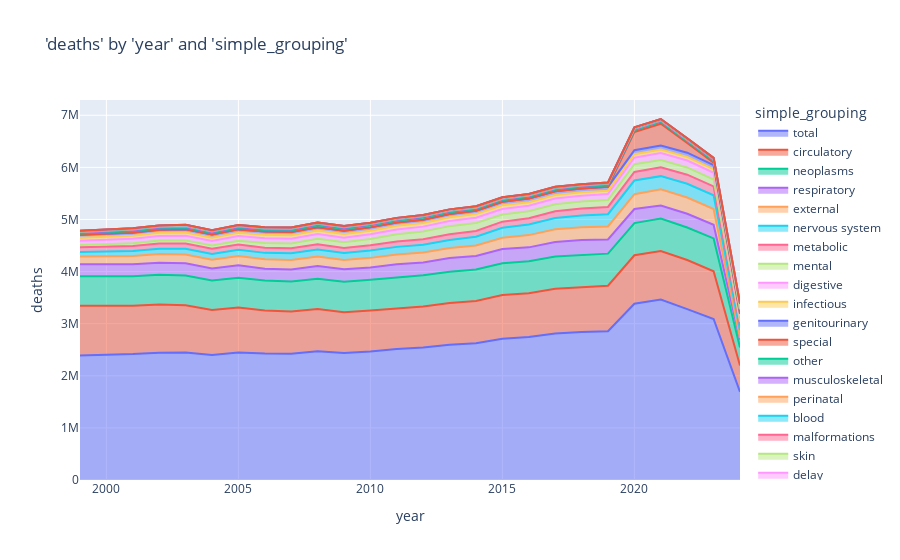

Notebook code cell kept with this figure:
### Markdown cell above
### Chart

### Code cell
charters.chart(
    df=cod_all,
    x_axis="year",
    y_axis="deaths",
    color=category_col,
    type="area",
    category_orders=category_orders,
)

### Figure 1 — Plotly figure (JSON) as saved in the notebook; plotly's stock layout.template omitted (floating-point values rounded to 4 significant figures)
{"data": [{"fillpattern": {"shape": ""}, "hovertemplate": "simple_grouping=total<br>year=%{x}<br>deaths=%{y}<extra></extra>", "legendgroup": "total", "line": {"color": "#636efa"}, "marker": {"symbol": "circle"}, "mode": "lines", "name": "total", "orientation": "v", "showlegend": true, "stackgroup": "1", "type": "scatter", "x": [1999, 2000, 2001, 2002, 2003, 2004, 2005, 2006, 2007, 2008, 2009, 2010, 2011, 2012, 2013, 2014, 2015, 2016, 2017, 2018, 2019, 2020, 2021, 2022, 2023, 2024], "xaxis": "x", "y": [2391293, 2403243, 2416324, 2443256, 2448203, 2397509, 2447915, 2426172, 2423597, 2471912, 2437072, 2468343, 2515377, 2543224, 2596891, 2626334, 2712541, 2744164, 2813425, 2839120, 2854750, 3383638, 3464157, 3279775, 3090894, 1691950], "yaxis": "y"}, {"fillpattern": {"shape": ""}, "hovertemplate": "simple_grouping=circulatory<br>year=%{x}<br>deaths=%{y}<extra></extra>", "legendgroup": "circulatory", "line": {"color": "#EF553B"}, "marker": {"symbol": "circle"}, "mode": "lines", "name": "circulatory", "orientation": "v", "showlegend": true, "stackgroup": "1", "type": "scatter", "x": [1999, 2000, 2001, 2002, 2003, 2004, 2005, 2006, 2007, 2008, 2009, 2010, 2011, 2012, 2013, 2014, 2015, 2016, 2017, 2018, 2019, 2020, 2021, 2022, 2023, 2024], "xaxis": "x", "y": [954339, 941526, 926999, 923339, 907180, 865863, 860843, 827741, 810257, 808525, 784742, 784454, 783475, 787431, 800937, 807775, 836546, 840678, 859125, 868662, 874613, 928741, 931578, 941652, 915968, 503812], "yaxis": "y"}, {"fillpattern": {"shape": ""}, "hovertemplate": "simple_grouping=neoplasms<br>year=%{x}<br>deaths=%{y}<extra></extra>", "legendgroup": "neoplasms", "line": {"color": "#00cc96"}, "marker": {"symbol": "circle"}, "mode": "lines", "name": "neoplasms", "orientation": "v", "showlegend": true, "stackgroup": "1", "type": "scatter", "x": [1999, 2000, 2001, 2002, 2003, 2004, 2005, 2006, 2007, 2008, 2009, 2010, 2011, 2012, 2013, 2014, 2015, 2016, 2017, 2018, 2019, 2020, 2021, 2022, 2023, 2024], "xaxis": "x", "y": [563065, 566637, 567444, 570570, 570465, 567460, 573022, 574010, 577079, 579939, 582233, 589660, 591688, 597679, 600113, 607739, 612207, 613832, 614932, 614914, 615191, 618579, 621450, 624405, 629491, 348181], "yaxis": "y"}, {"fillpattern": {"shape": ""}, "hovertemplate": "simple_grouping=respiratory<br>year=%{x}<br>deaths=%{y}<extra></extra>", "legendgroup": "respiratory", "line": {"color": "#ab63fa"}, "marker": {"symbol": "circle"}, "mode": "lines", "name": "respiratory", "orientation": "v", "showlegend": true, "stackgroup": "1", "type": "scatter", "x": [1999, 2000, 2001, 2002, 2003, 2004, 2005, 2006, 2007, 2008, 2009, 2010, 2011, 2012, 2013, 2014, 2015, 2016, 2017, 2018, 2019, 2020, 2021, 2022, 2023, 2024], "xaxis": "x", "y": [229863, 231079, 230009, 234629, 235935, 227093, 239680, 226661, 227307, 245099, 238636, 237433, 248742, 246311, 261071, 258333, 271229, 266037, 278673, 282641, 271026, 270506, 250835, 263381, 261113, 152040], "yaxis": "y"}, {"fillpattern": {"shape": ""}, "hovertemplate": "simple_grouping=external<br>year=%{x}<br>deaths=%{y}<extra></extra>", "legendgroup": "external", "line": {"color": "#FFA15A"}, "marker": {"symbol": "circle"}, "mode": "lines", "name": "external", "orientation": "v", "showlegend": true, "stackgroup": "1", "type": "scatter", "x": [1999, 2000, 2001, 2002, 2003, 2004, 2005, 2006, 2007, 2008, 2009, 2010, 2011, 2012, 2013, 2014, 2015, 2016, 2017, 2018, 2019, 2020, 2021, 2022, 2023, 2024], "xaxis": "x", "y": [151109, 151268, 157173, 164111, 166857, 170067, 176406, 181586, 185076, 183816, 179770, 183301, 190048, 192988, 195710, 202292, 216689, 235194, 247496, 245186, 251350, 283705, 312137, 311511, 303901, 25938], "yaxis": "y"}, {"fillpattern": {"shape": ""}, "hovertemplate": "simple_grouping=nervous system<br>year=%{x}<br>deaths=%{y}<extra></extra>", "legendgroup": "nervous system", "line": {"color": "#19d3f3"}, "marker": {"symbol": "circle"}, "mode": "lines", "name": "nervous system", "orientation": "v", "showlegend": true, "stackgroup": "1", "type": "scatter", "x": [1999, 2000, 2001, 2002, 2003, 2004, 2005, 2006, 2007, 2008, 2009, 2010, 2011, 2012, 2013, 2014, 2015, 2016, 2017, 2018, 2019, 2020, 2021, 2022, 2023, 2024], "xaxis": "x", "y": [84077, 91014, 96524, 103064, 109640, 111751, 120713, 122965, 126997, 136607, 134168, 141106, 144920, 146187, 151784, 165434, 190512, 202352, 216353, 224937, 233715, 262344, 251546, 264446, 263619, 151675], "yaxis": "y"}, {"fillpattern": {"shape": ""}, "hovertemplate": "simple_grouping=metabolic<br>year=%{x}<br>deaths=%{y}<extra></extra>", "legendgroup": "metabolic", "line": {"color": "#FF6692"}, "marker": {"symbol": "circle"}, "mode": "lines", "name": "metabolic", "orientation": "v", "showlegend": true, "stackgroup": "1", "type": "scatter", "x": [1999, 2000, 2001, 2002, 2003, 2004, 2005, 2006, 2007, 2008, 2009, 2010, 2011, 2012, 2013, 2014, 2015, 2016, 2017, 2018, 2019, 2020, 2021, 2022, 2023, 2024], "xaxis": "x", "y": [92872, 94345, 96820, 99458, 100443, 99042, 103152, 99204, 99028, 99326, 97984, 98891, 105144, 105926, 109159, 112738, 118532, 121258, 127947, 133156, 140107, 164128, 171890, 174196, 169100, 93582], "yaxis": "y"}, {"fillpattern": {"shape": ""}, "hovertemplate": "simple_grouping=mental<br>year=%{x}<br>deaths=%{y}<extra></extra>", "legendgroup": "mental", "line": {"color": "#B6E880"}, "marker": {"symbol": "circle"}, "mode": "lines", "name": "mental", "orientation": "v", "showlegend": true, "stackgroup": "1", "type": "scatter", "x": [1999, 2000, 2001, 2002, 2003, 2004, 2005, 2006, 2007, 2008, 2009, 2010, 2011, 2012, 2013, 2014, 2015, 2016, 2017, 2018, 2019, 2020, 2021, 2022, 2023, 2024], "xaxis": "x", "y": [42114, 46006, 50803, 55773, 60052, 61514, 71456, 91752, 90268, 104615, 106232, 120812, 135941, 147914, 156405, 151048, 136651, 132604, 135768, 135420, 133953, 148424, 136339, 138922, 133073, 71998], "yaxis": "y"}, {"fillpattern": {"shape": ""}, "hovertemplate": "simple_grouping=digestive<br>year=%{x}<br>deaths=%{y}<extra></extra>", "legendgroup": "digestive", "line": {"color": "#FF97FF"}, "marker": {"symbol": "circle"}, "mode": "lines", "name": "digestive", "orientation": "v", "showlegend": true, "stackgroup": "1", "type": "scatter", "x": [1999, 2000, 2001, 2002, 2003, 2004, 2005, 2006, 2007, 2008, 2009, 2010, 2011, 2012, 2013, 2014, 2015, 2016, 2017, 2018, 2019, 2020, 2021, 2022, 2023, 2024], "xaxis": "x", "y": [82876, 84015, 85833, 86710, 87764, 86337, 87391, 87607, 89151, 91097, 89415, 91314, 94096, 95284, 98364, 100975, 104624, 105916, 107653, 109780, 112894, 123940, 133859, 132739, 128404, 69596], "yaxis": "y"}, {"fillpattern": {"shape": ""}, "hovertemplate": "simple_grouping=infectious<br>year=%{x}<br>deaths=%{y}<extra></extra>", "legendgroup": "infectious", "line": {"color": "#FECB52"}, "marker": {"symbol": "circle"}, "mode": "lines", "name": "infectious", "orientation": "v", "showlegend": true, "stackgroup": "1", "type": "scatter", "x": [1999, 2000, 2001, 2002, 2003, 2004, 2005, 2006, 2007, 2008, 2009, 2010, 2011, 2012, 2013, 2014, 2015, 2016, 2017, 2018, 2019, 2020, 2021, 2022, 2023, 2024], "xaxis": "x", "y": [59954, 58988, 60321, 63965, 64654, 64609, 66494, 66984, 66838, 68423, 69556, 67577, 68803, 68403, 70590, 70408, 72084, 70046, 69376, 67957, 64699, 68308, 68562, 69937, 69212, 38014], "yaxis": "y"}, {"fillpattern": {"shape": ""}, "hovertemplate": "simple_grouping=genitourinary<br>year=%{x}<br>deaths=%{y}<extra></extra>", "legendgroup": "genitourinary", "line": {"color": "#636efa"}, "marker": {"symbol": "circle"}, "mode": "lines", "name": "genitourinary", "orientation": "v", "showlegend": true, "stackgroup": "1", "type": "scatter", "x": [1999, 2000, 2001, 2002, 2003, 2004, 2005, 2006, 2007, 2008, 2009, 2010, 2011, 2012, 2013, 2014, 2015, 2016, 2017, 2018, 2019, 2020, 2021, 2022, 2023, 2024], "xaxis": "x", "y": [53127, 54560, 57026, 58334, 60081, 60326, 62773, 63581, 64743, 63130, 63538, 65676, 61592, 62030, 64085, 66165, 69373, 70316, 71453, 72526, 72871, 76772, 78968, 80382, 76889, 42334], "yaxis": "y"}, {"fillpattern": {"shape": ""}, "hovertemplate": "simple_grouping=special<br>year=%{x}<br>deaths=%{y}<extra></extra>", "legendgroup": "special", "line": {"color": "#EF553B"}, "marker": {"symbol": "circle"}, "mode": "lines", "name": "special", "orientation": "v", "showlegend": true, "stackgroup": "1", "type": "scatter", "x": [2001, 2019, 2020, 2021, 2022, 2023, 2024], "xaxis": "x", "y": [2926, 27, 350921, 416927, 186579, 49954, 17938], "yaxis": "y"}, {"fillpattern": {"shape": ""}, "hovertemplate": "simple_grouping=other<br>year=%{x}<br>deaths=%{y}<extra></extra>", "legendgroup": "other", "line": {"color": "#00cc96"}, "marker": {"symbol": "circle"}, "mode": "lines", "name": "other", "orientation": "v", "showlegend": true, "stackgroup": "1", "type": "scatter", "x": [1999, 2000, 2001, 2002, 2003, 2004, 2005, 2006, 2007, 2008, 2009, 2010, 2011, 2012, 2013, 2014, 2015, 2016, 2017, 2018, 2019, 2020, 2021, 2022, 2023, 2024], "xaxis": "x", "y": [26660, 31865, 32310, 29962, 31431, 30119, 31991, 31710, 33494, 38514, 39814, 38353, 40184, 42050, 37750, 32233, 32040, 33373, 32749, 32529, 32408, 34098, 34502, 34110, 33261, 49309], "yaxis": "y"}, {"fillpattern": {"shape": ""}, "hovertemplate": "simple_grouping=musculoskeletal<br>year=%{x}<br>deaths=%{y}<extra></extra>", "legendgroup": "musculoskeletal", "line": {"color": "#ab63fa"}, "marker": {"symbol": "circle"}, "mode": "lines", "name": "musculoskeletal", "orientation": "v", "showlegend": true, "stackgroup": "1", "type": "scatter", "x": [1999, 2000, 2001, 2002, 2003, 2004, 2005, 2006, 2007, 2008, 2009, 2010, 2011, 2012, 2013, 2014, 2015, 2016, 2017, 2018, 2019, 2020, 2021, 2022, 2023, 2024], "xaxis": "x", "y": [13340, 13764, 14053, 14391, 14480, 14280, 14414, 13927, 13909, 13865, 13322, 13323, 13693, 13721, 13526, 13341, 13665, 13794, 13836, 13785, 14548, 15415, 16234, 16478, 16690, 9328], "yaxis": "y"}, {"fillpattern": {"shape": ""}, "hovertemplate": "simple_grouping=perinatal<br>year=%{x}<br>deaths=%{y}<extra></extra>", "legendgroup": "perinatal", "line": {"color": "#FFA15A"}, "marker": {"symbol": "circle"}, "mode": "lines", "name": "perinatal", "orientation": "v", "showlegend": true, "stackgroup": "1", "type": "scatter", "x": [1999, 2000, 2001, 2002, 2003, 2004, 2005, 2006, 2007, 2008, 2009, 2010, 2011, 2012, 2013, 2014, 2015, 2016, 2017, 2018, 2019, 2020, 2021, 2022, 2023, 2024], "xaxis": "x", "y": [14259, 14069, 13887, 14254, 14378, 14207, 14549, 14442, 14599, 13933, 13116, 12124, 12036, 11917, 12076, 11888, 11709, 11493, 11108, 10712, 10412, 9665, 9579, 10203, 10001, 4944], "yaxis": "y"}, {"fillpattern": {"shape": ""}, "hovertemplate": "simple_grouping=blood<br>year=%{x}<br>deaths=%{y}<extra></extra>", "legendgroup": "blood", "line": {"color": "#19d3f3"}, "marker": {"symbol": "circle"}, "mode": "lines", "name": "blood", "orientation": "v", "showlegend": true, "stackgroup": "1", "type": "scatter", "x": [1999, 2000, 2001, 2002, 2003, 2004, 2005, 2006, 2007, 2008, 2009, 2010, 2011, 2012, 2013, 2014, 2015, 2016, 2017, 2018, 2019, 2020, 2021, 2022, 2023, 2024], "xaxis": "x", "y": [9067, 9315, 9535, 9661, 9585, 9424, 9591, 8834, 9745, 9873, 9644, 9774, 10158, 10474, 10216, 10744, 10699, 10927, 10790, 10906, 10815, 11466, 11947, 12069, 11948, 6514], "yaxis": "y"}, {"fillpattern": {"shape": ""}, "hovertemplate": "simple_grouping=malformations<br>year=%{x}<br>deaths=%{y}<extra></extra>", "legendgroup": "malformations", "line": {"color": "#FF6692"}, "marker": {"symbol": "circle"}, "mode": "lines", "name": "malformations", "orientation": "v", "showlegend": true, "stackgroup": "1", "type": "scatter", "x": [1999, 2000, 2001, 2002, 2003, 2004, 2005, 2006, 2007, 2008, 2009, 2010, 2011, 2012, 2013, 2014, 2015, 2016, 2017, 2018, 2019, 2020, 2021, 2022, 2023, 2024], "xaxis": "x", "y": [10384, 10560, 10430, 10664, 10512, 10488, 10389, 10484, 10404, 10286, 9867, 9656, 9687, 9625, 9573, 9599, 10004, 10114, 9890, 9723, 9697, 9561, 9652, 10130, 9915, 5066], "yaxis": "y"}, {"fillpattern": {"shape": ""}, "hovertemplate": "simple_grouping=skin<br>year=%{x}<br>deaths=%{y}<extra></extra>", "legendgroup": "skin", "line": {"color": "#B6E880"}, "marker": {"symbol": "circle"}, "mode": "lines", "name": "skin", "orientation": "v", "showlegend": true, "stackgroup": "1", "type": "scatter", "x": [1999, 2000, 2001, 2002, 2003, 2004, 2005, 2006, 2007, 2008, 2009, 2010, 2011, 2012, 2013, 2014, 2015, 2016, 2017, 2018, 2019, 2020, 2021, 2022, 2023, 2024], "xaxis": "x", "y": [3690, 3744, 3741, 3931, 4125, 4179, 4226, 3857, 3875, 3975, 4014, 3986, 4147, 4191, 4321, 4455, 4758, 4923, 4993, 5207, 5227, 5686, 6364, 7268, 7153, 3768], "yaxis": "y"}, {"fillpattern": {"shape": ""}, "hovertemplate": "simple_grouping=delay<br>year=%{x}<br>deaths=%{y}<extra></extra>", "legendgroup": "delay", "line": {"color": "#FF97FF"}, "marker": {"symbol": "circle"}, "mode": "lines", "name": "delay", "orientation": "v", "showlegend": true, "stackgroup": "1", "type": "scatter", "x": [2024], "xaxis": "x", "y": [97274], "yaxis": "y"}, {"fillpattern": {"shape": ""}, "hovertemplate": "simple_grouping=pregnancy<br>year=%{x}<br>deaths=%{y}<extra></extra>", "legendgroup": "pregnancy", "line": {"color": "#FECB52"}, "marker": {"symbol": "circle"}, "mode": "lines", "name": "pregnancy", "orientation": "v", "showlegend": true, "stackgroup": "1", "type": "scatter", "x": [1999, 2000, 2001, 2002, 2003, 2004, 2005, 2006, 2007, 2008, 2009, 2010, 2011, 2012, 2013, 2014, 2015, 2016, 2017, 2018, 2019, 2020, 2021, 2022, 2023, 2024], "xaxis": "x", "y": [406, 404, 416, 379, 545, 697, 760, 760, 769, 795, 960, 825, 931, 990, 1138, 1123, 1140, 1231, 1208, 973, 1103, 1288, 1687, 1263, 1054, 587], "yaxis": "y"}, {"fillpattern": {"shape": ""}, "hovertemplate": "simple_grouping=ear<br>year=%{x}<br>deaths=%{y}<extra></extra>", "legendgroup": "ear", "line": {"color": "#636efa"}, "marker": {"symbol": "circle"}, "mode": "lines", "name": "ear", "orientation": "v", "showlegend": true, "stackgroup": "1", "type": "scatter", "x": [1999, 2000, 2001, 2002, 2003, 2004, 2005, 2006, 2007, 2008, 2009, 2010, 2011, 2012, 2013, 2014, 2015, 2016, 2017, 2018, 2019, 2020, 2021, 2022, 2023, 2024], "xaxis": "x", "y": [70, 58, 61, 61, 63, 53, 53, 55, 58, 74, 48, 53, 66, 52, 63, 44, 66, 65, 65, 70, 79, 76, 74, 89, 110, 52], "yaxis": "y"}, {"fillpattern": {"shape": ""}, "hovertemplate": "simple_grouping=eye<br>year=%{x}<br>deaths=%{y}<extra></extra>", "legendgroup": "eye", "line": {"color": "#EF553B"}, "marker": {"symbol": "circle"}, "mode": "lines", "name": "eye", "orientation": "v", "showlegend": true, "stackgroup": "1", "type": "scatter", "x": [1999, 2000, 2001, 2003, 2005, 2006, 2008, 2009, 2010, 2011, 2012, 2013, 2015, 2016, 2017, 2018, 2019, 2020, 2021, 2022, 2023], "xaxis": "x", "y": [21, 26, 13, 13, 12, 12, 20, 13, 25, 26, 51, 10, 13, 11, 10, 36, 15, 15, 27, 15, 38], "yaxis": "y"}], "layout": {"autosize": true, "legend": {"title": {"text": "simple_grouping"}, "tracegroupgap": 0}, "title": {"text": "'deaths' by 'year' and 'simple_grouping'"}, "xaxis": {"anchor": "y", "autorange": true, "domain": [0, 1], "range": [1999, 2024], "title": {"text": "year"}, "type": "linear"}, "yaxis": {"anchor": "x", "autorange": true, "domain": [0, 1], "range": [0, 7293000.0], "title": {"text": "deaths"}, "type": "linear"}}}
